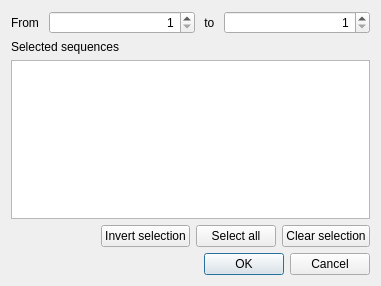
<?xml version="1.0" encoding="UTF-8"?>
<ui version="4.0">
 <class>SelectSubalignmentDialog</class>
 <widget class="QDialog" name="SelectSubalignmentDialog">
  <property name="geometry">
   <rect>
    <x>0</x>
    <y>0</y>
    <width>381</width>
    <height>286</height>
   </rect>
  </property>
  <property name="windowTitle">
   <string>Select Subalignment</string>
  </property>
  <layout class="QVBoxLayout" name="verticalLayout">
   <item>
    <layout class="QHBoxLayout" name="horizontalLayout_4">
     <item>
      <widget class="QLabel" name="label">
       <property name="text">
        <string>From </string>
       </property>
      </widget>
     </item>
     <item>
      <widget class="QSpinBox" name="startLineEdit">
       <property name="sizePolicy">
        <sizepolicy hsizetype="Expanding" vsizetype="Fixed">
         <horstretch>0</horstretch>
         <verstretch>0</verstretch>
        </sizepolicy>
       </property>
       <property name="alignment">
        <set>Qt::AlignRight|Qt::AlignTrailing|Qt::AlignVCenter</set>
       </property>
       <property name="minimum">
        <number>1</number>
       </property>
       <property name="maximum">
        <number>500000</number>
       </property>
      </widget>
     </item>
     <item>
      <widget class="QLabel" name="label_4">
       <property name="text">
        <string> to </string>
       </property>
      </widget>
     </item>
     <item>
      <widget class="QSpinBox" name="endLineEdit">
       <property name="sizePolicy">
        <sizepolicy hsizetype="Expanding" vsizetype="Fixed">
         <horstretch>0</horstretch>
         <verstretch>0</verstretch>
        </sizepolicy>
       </property>
       <property name="alignment">
        <set>Qt::AlignRight|Qt::AlignTrailing|Qt::AlignVCenter</set>
       </property>
       <property name="minimum">
        <number>1</number>
       </property>
      </widget>
     </item>
    </layout>
   </item>
   <item>
    <widget class="QLabel" name="label_2">
     <property name="text">
      <string>Selected sequences</string>
     </property>
    </widget>
   </item>
   <item>
    <widget class="QTableWidget" name="sequencesTableWidget">
     <attribute name="horizontalHeaderDefaultSectionSize">
      <number>100</number>
     </attribute>
    </widget>
   </item>
   <item>
    <layout class="QHBoxLayout" name="horizontalLayout">
     <item>
      <spacer name="horizontalSpacer">
       <property name="orientation">
        <enum>Qt::Horizontal</enum>
       </property>
       <property name="sizeHint" stdset="0">
        <size>
         <width>40</width>
         <height>20</height>
        </size>
       </property>
      </spacer>
     </item>
     <item>
      <widget class="QPushButton" name="invertButton">
       <property name="text">
        <string>Invert selection</string>
       </property>
      </widget>
     </item>
     <item>
      <widget class="QPushButton" name="allButton">
       <property name="text">
        <string>Select all</string>
       </property>
      </widget>
     </item>
     <item>
      <widget class="QPushButton" name="noneButton">
       <property name="text">
        <string>Clear selection</string>
       </property>
      </widget>
     </item>
    </layout>
   </item>
   <item>
    <widget class="QDialogButtonBox" name="buttonBox">
     <property name="standardButtons">
      <set>QDialogButtonBox::Cancel|QDialogButtonBox::Ok</set>
     </property>
    </widget>
   </item>
  </layout>
 </widget>
 <resources/>
 <connections>
  <connection>
   <sender>buttonBox</sender>
   <signal>rejected()</signal>
   <receiver>SelectSubalignmentDialog</receiver>
   <slot>reject()</slot>
   <hints>
    <hint type="sourcelabel">
     <x>174</x>
     <y>324</y>
    </hint>
    <hint type="destinationlabel">
     <x>174</x>
     <y>172</y>
    </hint>
   </hints>
  </connection>
  <connection>
   <sender>buttonBox</sender>
   <signal>accepted()</signal>
   <receiver>SelectSubalignmentDialog</receiver>
   <slot>accept()</slot>
   <hints>
    <hint type="sourcelabel">
     <x>174</x>
     <y>324</y>
    </hint>
    <hint type="destinationlabel">
     <x>174</x>
     <y>172</y>
    </hint>
   </hints>
  </connection>
 </connections>
</ui>
